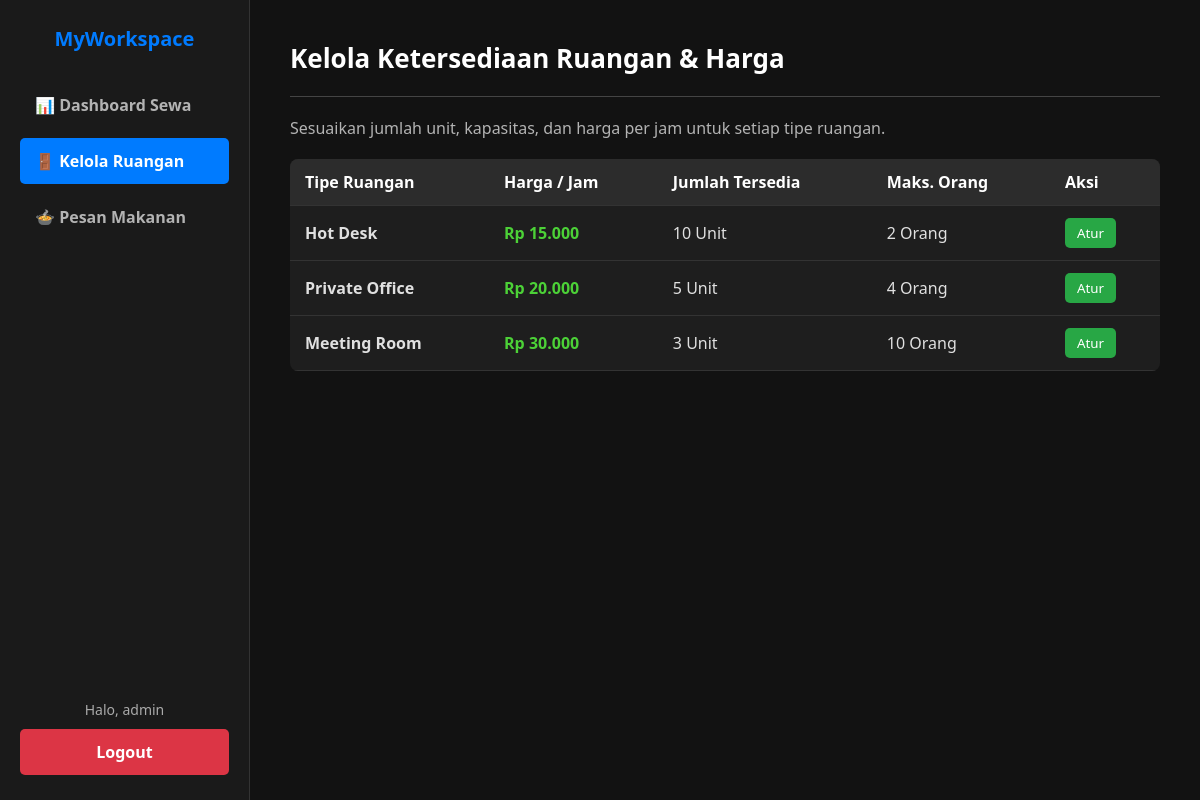
The app's page /beranda.php?page=ruangan (signed in), older data.
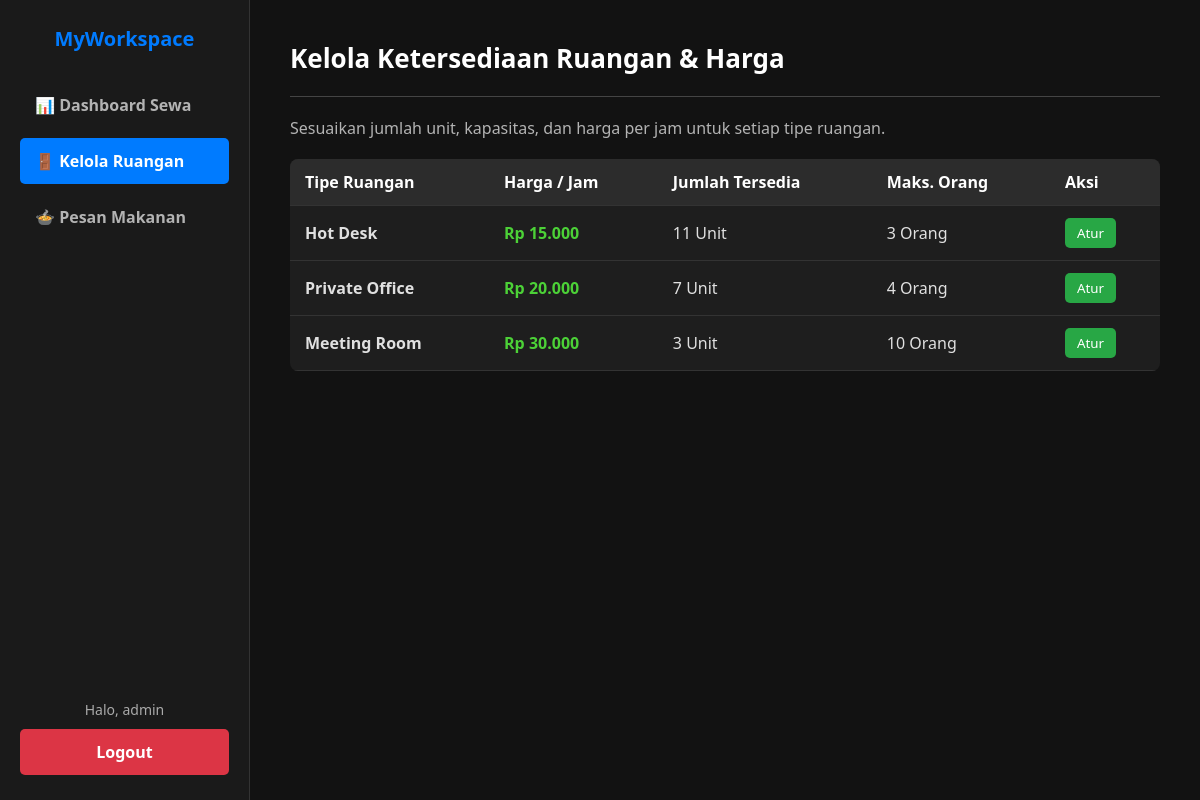
The same page, newer data.
### tables this page shows
CREATE TABLE `pengaturan_ruangan` (
  `id` int(11) NOT NULL,
  `user_id` int(11) NOT NULL,
  `nama_ruangan` varchar(50) NOT NULL,
  `kode_prefix` varchar(10) NOT NULL,
  `jumlah_unit` int(11) NOT NULL,
  `kapasitas_per_unit` int(11) NOT NULL,
  `harga_per_jam` int(11) NOT NULL DEFAULT 0
);

### menu_ruangan.php (the view, shortened to what this page needs)
<?php
$data_ruangan = mysqli_query($conn, "SELECT * FROM pengaturan_ruangan WHERE user_id = '$user_id'");
?>
<div class="header-container">
    <h1>Kelola Ketersediaan Ruangan & Harga</h1>
</div>
<hr>
<p style="color:#b3b3b3; margin-bottom: 20px;">Sesuaikan jumlah unit, kapasitas, dan harga per jam untuk setiap tipe ruangan.</p>
<table>
    <tr>
        <th>Tipe Ruangan</th>
        <th>Harga / Jam</th>
        <th>Jumlah Tersedia</th>
        <th>Maks. Orang</th>
        <th>Aksi</th>
    </tr>
    <?php while ($ruang = mysqli_fetch_assoc($data_ruangan)) : ?>
    <tr>
        <td><strong><?php echo $ruang['nama_ruangan']; ?></strong></td>
        <td><span style="color:#4cd137; font-weight:bold;">Rp <?php echo number_format($ruang['harga_per_jam'], 0, ',', '.'); ?></span></td>
        <td><?php echo $ruang['jumlah_unit']; ?> Unit</td>
        <td><?php echo $ruang['kapasitas_per_unit']; ?> Orang</td>
        <td>
            <button class="btn btn-edit" onclick="document.getElementById('modalEditRuang<?php echo $ruang['id']; ?>').style.display='block'">Atur</button>
        </td>
    </tr>
    <?php endwhile; ?>
</table>

Row changes from the older to the newer data that the page shows:
changed pengaturan_ruangan "Hot Desk": jumlah_unit "10" → "11"; kapasitas_per_unit "2" → "3"
changed pengaturan_ruangan "Private Office": jumlah_unit "5" → "7"
